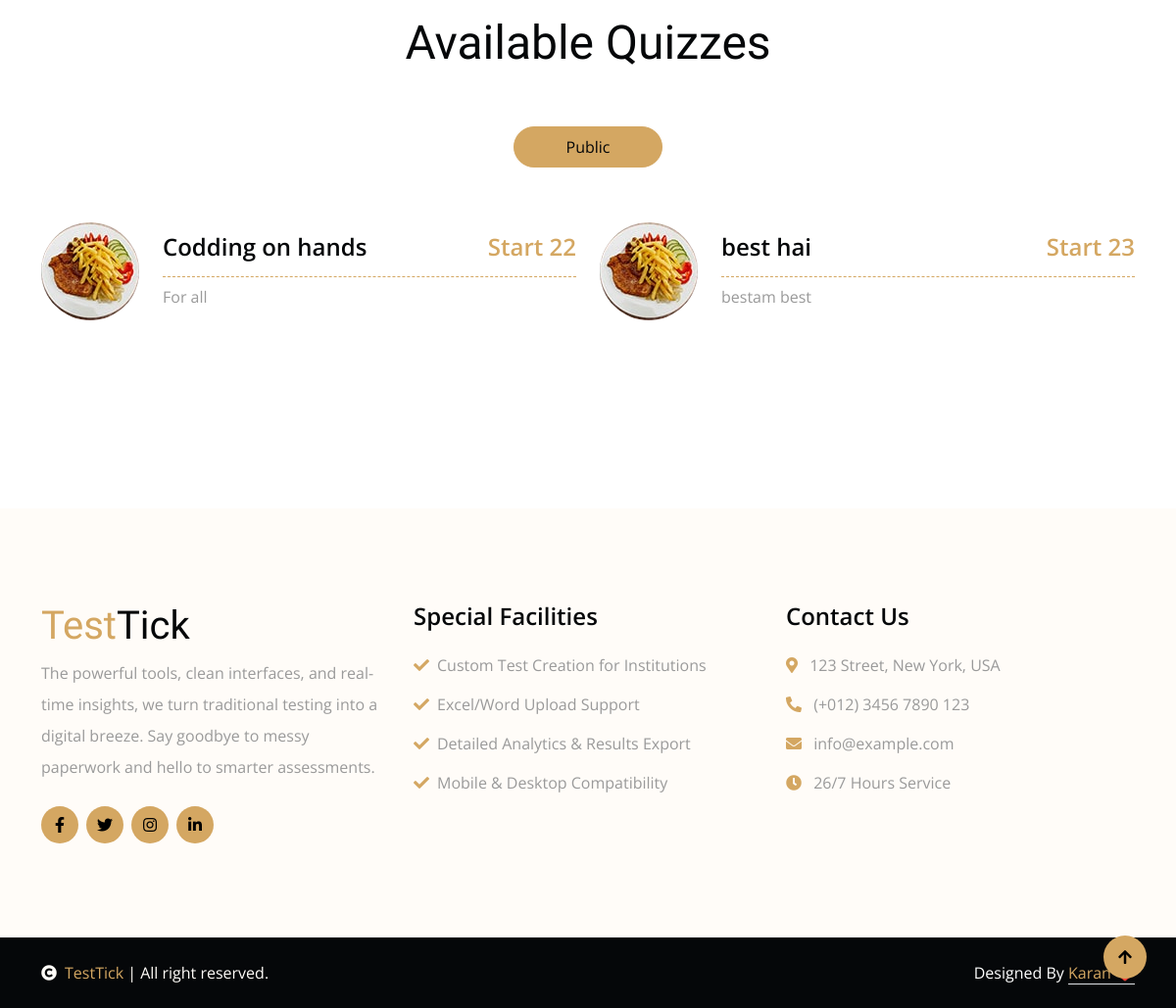
/quiz/ (lower part), run on an earlier commit of the app's database.
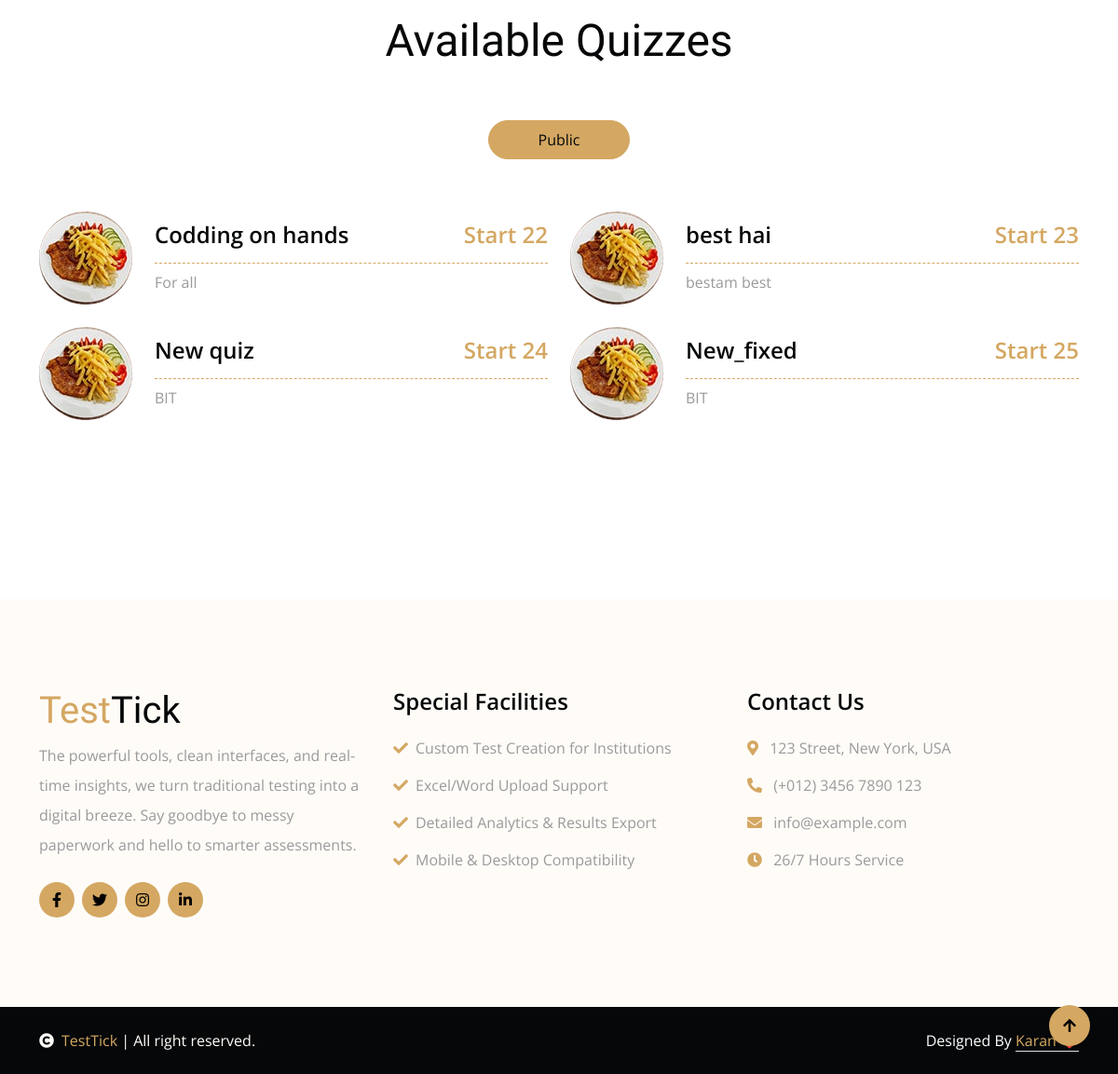
And on a later commit of the database.
### quiz/models.py (models this page shows, shortened)
class Quiz(models.Model):
    title = models.CharField(max_length=255)
    description = models.TextField(blank=True)
    institution = models.ForeignKey(Institution, on_delete=models.CASCADE)
    start_time = models.DateTimeField()
    end_time = models.DateTimeField()
    is_public = models.BooleanField(default=False)
    price = models.DecimalField(max_digits=6, decimal_places=2, default=0.00)
    shuffle_questions = models.BooleanField(default=False)
    created_by = models.ForeignKey(User, on_delete=models.CASCADE, null=True, blank=True)  # 👈 Add this line

### quiz/views.py (the view)
# urls.py: path('', views.quiz_list, name='quiz_list'),
def quiz_list(request):
    quizzes = Quiz.objects.filter(is_public=True)
    return render(request, 'quiz/quiz_list.html', {'quizzes': quizzes})

### quiz/templates/quiz/quiz_list.html (shortened to what this page needs)
{% extends 'base.html' %}
{% load static %}
{% block content %}
        <div class="container-fluid menu py-6">
            <div class="container">
                <div class="text-center wow bounceInUp" data-wow-delay="0.1s">
                    <h1 class="display-5 mb-5">Available Quizzes </h1>
                </div>
                <div class="tab-class text-center">
                    <ul class="nav nav-pills d-inline-flex justify-content-center mb-5 wow bounceInUp" data-wow-delay="0.1s">
                        <li class="nav-item p-2">
                            <a class="d-flex py-2 mx-2 border border-primary bg-white rounded-pill active" data-bs-toggle="pill" href="#tab-6">
                                <span class="text-dark" style="width: 150px;">Public</span>
                            </a>
                        </li>
                    </ul>
                    <div class="tab-content">
                        <div id="tab-6" class="tab-pane fade show p-0 active">
                            <div class="row g-4">
                                {% for quiz in quizzes %}
                                <div class="col-lg-6 wow bounceInUp" data-wow-delay="0.1s">
                                    <div class="menu-item d-flex align-items-center">
                                        <img class="flex-shrink-0 img-fluid rounded-circle" src="img/menu-01.jpg" alt="">
                                        <div class="w-100 d-flex flex-column text-start ps-4">
                                            <div class="d-flex justify-content-between border-bottom border-primary pb-2 mb-2">
                                                <h4>{{ quiz.title }}</h4>
                                                <h4 class="text-primary"><a href="{% url 'solve_quiz' quiz.pk %}">Start {{quiz.pk}}</a></h4>
                                            </div>
                                            <p class="mb-0">{{ quiz.description }}</p>
                                        </div>
                                    </div>
                                </div>
                                {% endfor %}
                            </div>
                        </div>
                    </div>
                </div>
            </div>
        </div>
{% endblock %}

### templates/base.html (shortened to what this page needs)
<!DOCTYPE html>
<html class="wide wow-animation" lang="en">
<head>
    {% include 'style.html' %}
</head>
<body>
  {% block content %}
  {% endblock content %}
{% include 'footer.html' %}
</body>
</html>

### templates/style.html (shortened to what this page needs)
{% load static %}
<link rel="stylesheet" href="https://use.fontawesome.com/releases/v5.15.4/css/all.css"/>
<link href="https://cdn.jsdelivr.net/npm/bootstrap-icons@1.4.1/font/bootstrap-icons.css" rel="stylesheet">
<link href="{% static 'design/lib/animate/animate.min.css' %}" rel="stylesheet">
<link href="{% static 'design/lib/lightbox/css/lightbox.min.css' %}" rel="stylesheet">
<link href="{% static 'design/lib/owlcarousel/owl.carousel.min.css' %}" rel="stylesheet">
<link href="{% static 'design/css/bootstrap.min.css' %}" rel="stylesheet">
<link href="{% static 'design/css/style.css' %}" rel="stylesheet">

### templates/footer.html
<div class="container-fluid footer py-6 my-6 mb-0 bg-light wow bounceInUp" data-wow-delay="0.1s">
    <div class="container">
        <div class="row">
            <div class="col-lg-4 col-md-6">
                <div class="footer-item">
                    <h1 class="text-primary">Test<span class="text-dark">Tick</span></h1>
                    <p class="lh-lg mb-4">The powerful tools, clean interfaces, and real-time insights, we turn traditional testing into a digital breeze. Say goodbye to messy paperwork and hello to smarter assessments.</p>
                    <div class="footer-icon d-flex">
                        <a class="btn btn-primary btn-sm-square me-2 rounded-circle" href=""><i
                                class="fab fa-facebook-f"></i></a>
                        <a class="btn btn-primary btn-sm-square me-2 rounded-circle" href=""><i
                                class="fab fa-twitter"></i></a>
                        <a href="#" class="btn btn-primary btn-sm-square me-2 rounded-circle"><i
                                class="fab fa-instagram"></i></a>
                        <a href="#" class="btn btn-primary btn-sm-square rounded-circle"><i
                                class="fab fa-linkedin-in"></i></a>
                    </div>
                </div>
            </div>
            <div class="col-lg-4 col-md-6">
                <div class="footer-item">
                    <h4 class="mb-4">Special Facilities</h4>
                    <div class="d-flex flex-column align-items-start">
                        <a class="text-body mb-3" href=""><i class="fa fa-check text-primary me-2"></i>Custom Test Creation for Institutions</a>
                        <a class="text-body mb-3" href=""><i class="fa fa-check text-primary me-2"></i>Excel/Word Upload Support</a>
                        <a class="text-body mb-3" href=""><i class="fa fa-check text-primary me-2"></i>Detailed Analytics & Results Export</a>
                        <a class="text-body mb-3" href=""><i class="fa fa-check text-primary me-2"></i>Mobile & Desktop Compatibility</a>
                    </div>
                </div>
            </div>
            <div class="col-lg-4 col-md-6">
                <div class="footer-item">
                    <h4 class="mb-4">Contact Us</h4>
                    <div class="d-flex flex-column align-items-start">
                        <p><i class="fa fa-map-marker-alt text-primary me-2"></i> 123 Street, New York, USA</p>
                        <p><i class="fa fa-phone-alt text-primary me-2"></i> (+012) 3456 7890 123</p>
                        <p><i class="fas fa-envelope text-primary me-2"></i> info@example.com</p>
                        <p><i class="fa fa-clock text-primary me-2"></i> 26/7 Hours Service</p>
                    </div>
                </div>
            </div>
        </div>
    </div>
</div>
<div class="container-fluid copyright bg-dark py-4">
    <div class="container">
        <div class="row">
            <div class="col-md-6 text-center text-md-start mb-3 mb-md-0">
                <span class="text-light"><a href="#"><i class="fas fa-copyright text-light me-2"></i>TestTick</a> | All right reserved.</span>
            </div>
            <div class="col-md-6 my-auto text-center text-md-end text-white">
                Designed By <a class="border-bottom" href="https://pro-karan.netlify.app.com">Karan ❤️</a>
            </div>
        </div>
    </div>
</div>
<a href="#" class="btn btn-md-square btn-primary rounded-circle back-to-top"><i class="fa fa-arrow-up"></i></a>

### templates/js.html (shortened to what this page needs)
{% load static %}

### templates/static/design/css/style.css (style rules this page uses)
.back-to-top { position: fixed; right: 30px; bottom: 30px; z-index: 99; }
h1, h2, h3, .h1, .h2, .h3 { font-weight: 400 !important; font-family: 'Playball', cursive !important; }
h4, h5, h6, .h4, .h5, .h6 { font-weight: 600 !important; font-family: 'Open Sans', sans-serif !important; }
.my-6 { margin-top: 6rem; margin-bottom: 6rem; }
.py-6 { padding-top: 6rem; padding-bottom: 6rem; }
.wow, .animated { animation-duration: 2s !important; }
.btn.btn-primary { border: 0; }
.btn { font-weight: 600; transition: .5s; }
.btn-sm-square { width: 38px; height: 38px; }
.btn-md-square { width: 44px; height: 44px; }
.btn-square, .btn-sm-square, .btn-md-square, .btn-lg-square { padding: 0; display: flex; align-items: center; justify-content: center; font-weight: normal; }
.menu .nav-item a.active { background: var(--bs-primary) !important; }
.menu .menu-item .border-bottom { border-bottom-style: dashed !important; }

What changed in the data, as far as the page shows it:
added Quiz: title "New quiz", pk "24", description "BIT"
added Quiz: title "New_fixed", pk "25", description "BIT"
